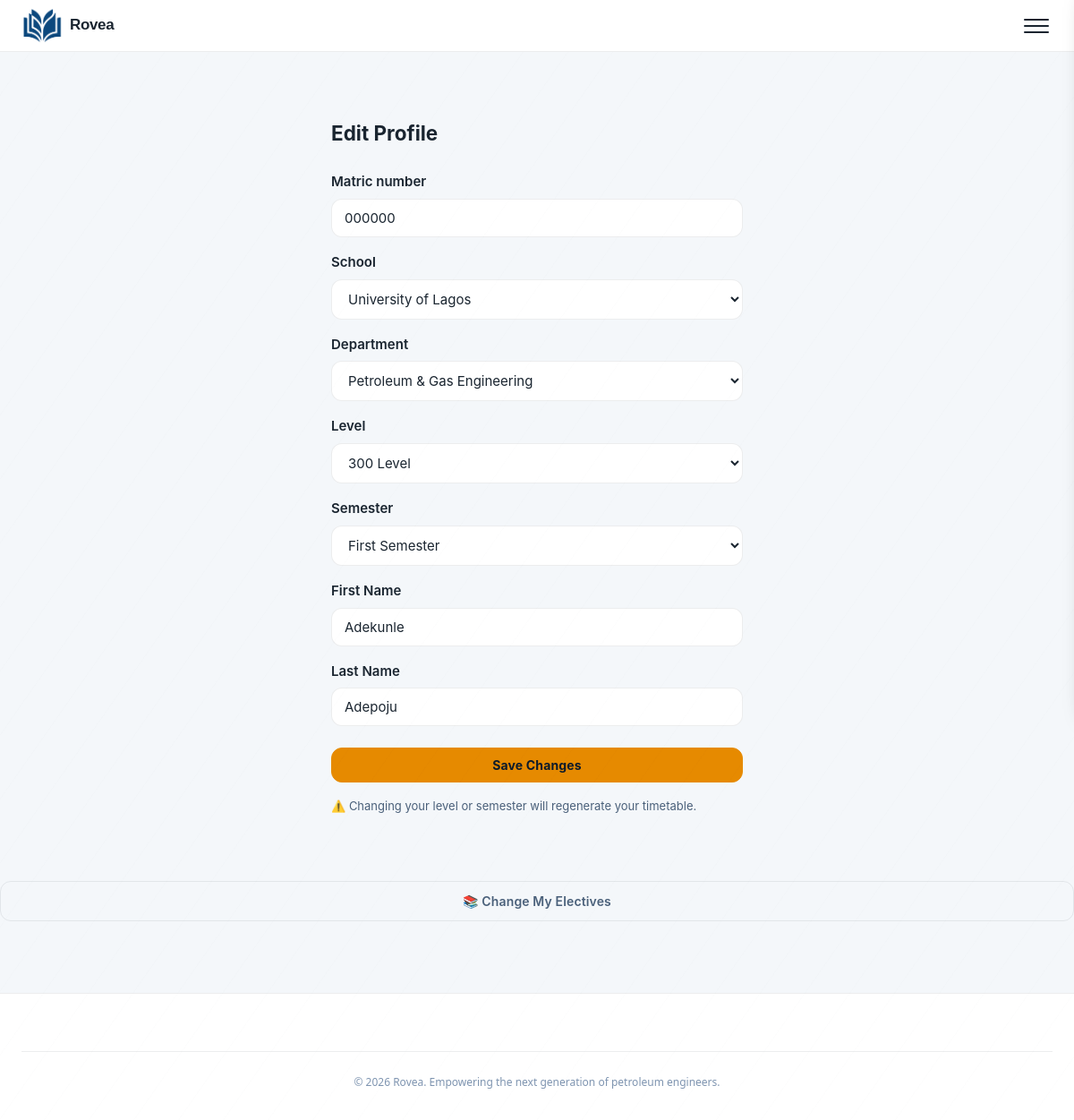
/profile/edit/ (signed in), run on an earlier commit of the app's database.
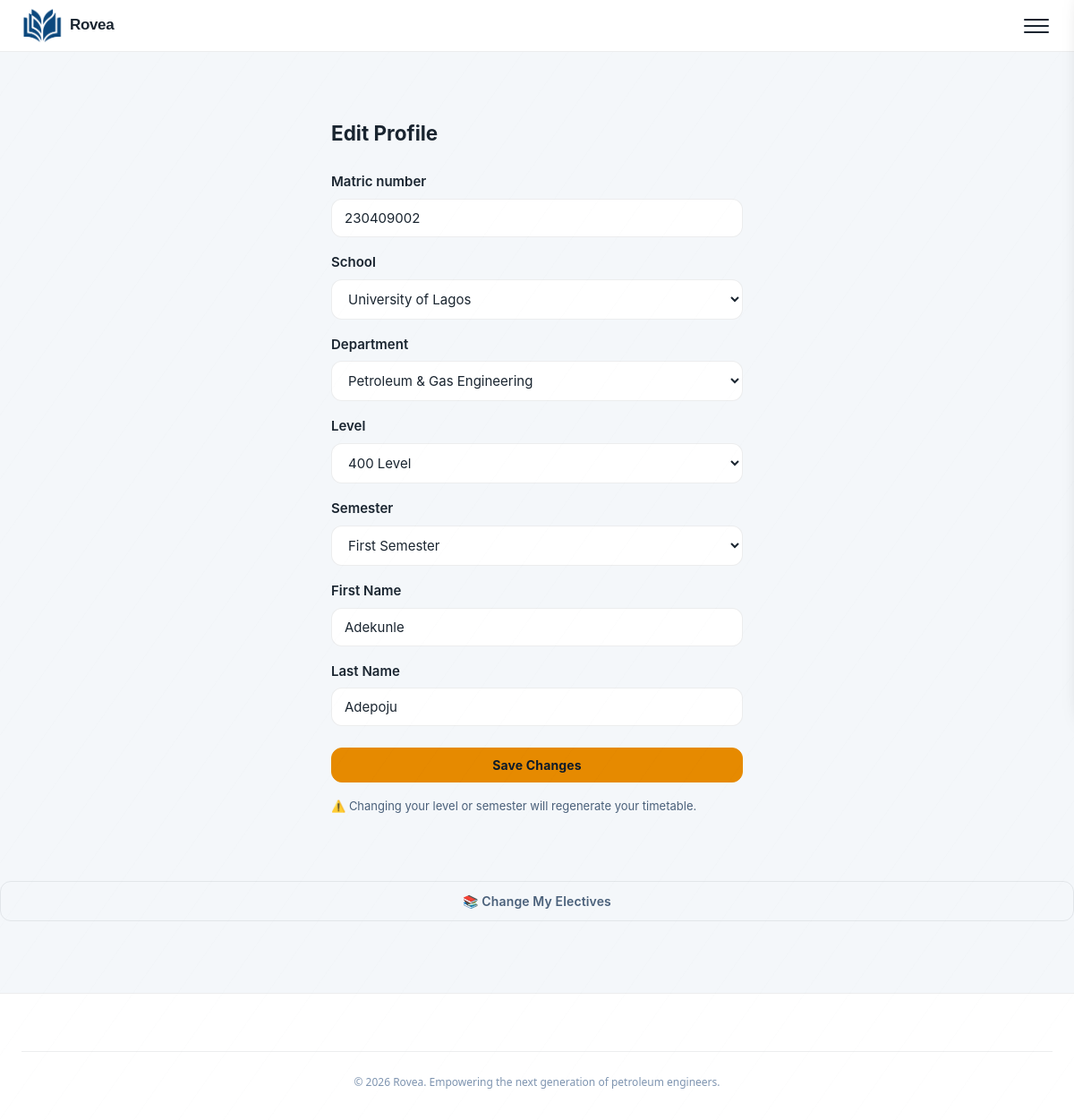
And on a later commit of the database.
### core/models.py (models this page shows, shortened)
class StudentProfile(models.Model):
    user = models.OneToOneField(User, on_delete=models.CASCADE, related_name="profile")
    matric_number = models.CharField(max_length=20, blank=True)
    school = models.CharField(max_length=50, choices=SCHOOL_CHOICES, default="unilag")
    department = models.CharField(max_length=50, choices=DEPARTMENT_CHOICES, default="petroleum")
    level = models.CharField(max_length=3, choices=LEVEL_CHOICES)
    semester = models.CharField(max_length=1, choices=SEMESTER_CHOICES)
    is_staff_member = models.BooleanField(default=False)
    elective_courses = models.ManyToManyField(
        'CourseDefinition',
        blank=True,
        related_name="enrolled_students",
        limit_choices_to={"is_elective": True}
    )
    xp = models.IntegerField(default=0)
    streak = models.IntegerField(default=0)
    last_session_date = models.DateField(null=True, blank=True)
    created_at = models.DateTimeField(auto_now_add=True)
    queue_position = models.IntegerField(default=0)
    queue_date = models.DateField(null=True, blank=True)

### core/views.py (the view)
# urls.py: path("profile/edit/", views.profile_edit_view, name="profile_edit"),
@login_required
def profile_edit_view(request):
    if not hasattr(request.user, "profile"):
        return redirect("onboarding")
    profile = request.user.profile
    old_level = profile.level
    old_semester = profile.semester
    if request.method == "POST":
        form = ProfileEditForm(request.POST, instance=profile, user=request.user)
        if form.is_valid():
            updated_profile = form.save(commit=False)
            level_changed = updated_profile.level != old_level
            semester_changed = updated_profile.semester != old_semester
            updated_profile.save()
            if level_changed or semester_changed:
                TimetableEntry.objects.filter(student=profile).delete()
                Session.objects.filter(student=profile).delete()
                _generate_timetable(profile)
                messages.success(request, f"Level updated to {profile.level}L Semester {profile.semester}. Your timetable has been regenerated.")
            else:
                messages.success(request, "Profile updated successfully.")
            if profile.level == "400" and profile.semester == "2":
                return redirect("siwes")
            return redirect("dashboard")
    else:
        form = ProfileEditForm(instance=profile, user=request.user)
    return render(request, "core/profile_edit.html", {"form": form, "profile": profile})

### core/forms.py (shortened to what this page needs)
class ProfileEditForm(forms.ModelForm):
    first_name = forms.CharField(max_length=50, required=True, label="First Name")
    last_name = forms.CharField(max_length=50, required=True, label="Last Name")
    class Meta:
        model = StudentProfile
        fields = ["matric_number", "school", "department", "level", "semester"]
    def __init__(self, *args, **kwargs):
        self.user = kwargs.pop("user", None)
        super().__init__(*args, **kwargs)
        if self.user:
            self.fields["first_name"].initial = self.user.first_name
            self.fields["last_name"].initial = self.user.last_name

### templates/core/profile_edit.html (shortened to what this page needs)
{% extends "core/base.html" %}
{% block content %}
<div class="page-container" style="max-width:500px; margin:40px auto">
  <h2 style="margin-bottom:24px">Edit Profile</h2>
  <form method="POST">
    {% for field in form %}
    <div style="margin-bottom:16px">
      <label style="display:block; margin-bottom:6px; font-weight:600">{{ field.label }}</label>
      {{ field }}
    </div>
    {% endfor %}
    <button type="submit" class="btn btn-primary" style="width:100%; margin-top:8px">Save Changes</button>
  </form>
  <p style="margin-top:16px; font-size:13px; color:var(--text-secondary)">
    ⚠️ Changing your level or semester will regenerate your timetable.
  </p>
</div>
<a href="{% url 'elective_selection' %}" class="btn btn-white-outline btn-full" style="margin-top:8px">
  📚 Change My Electives
</a>
{% endblock %}

What changed in the data, as far as the page shows it:
changed StudentProfile "University of Lagos": matric_number "000000" → "230409002"; level "300 Level" → "400 Level"
